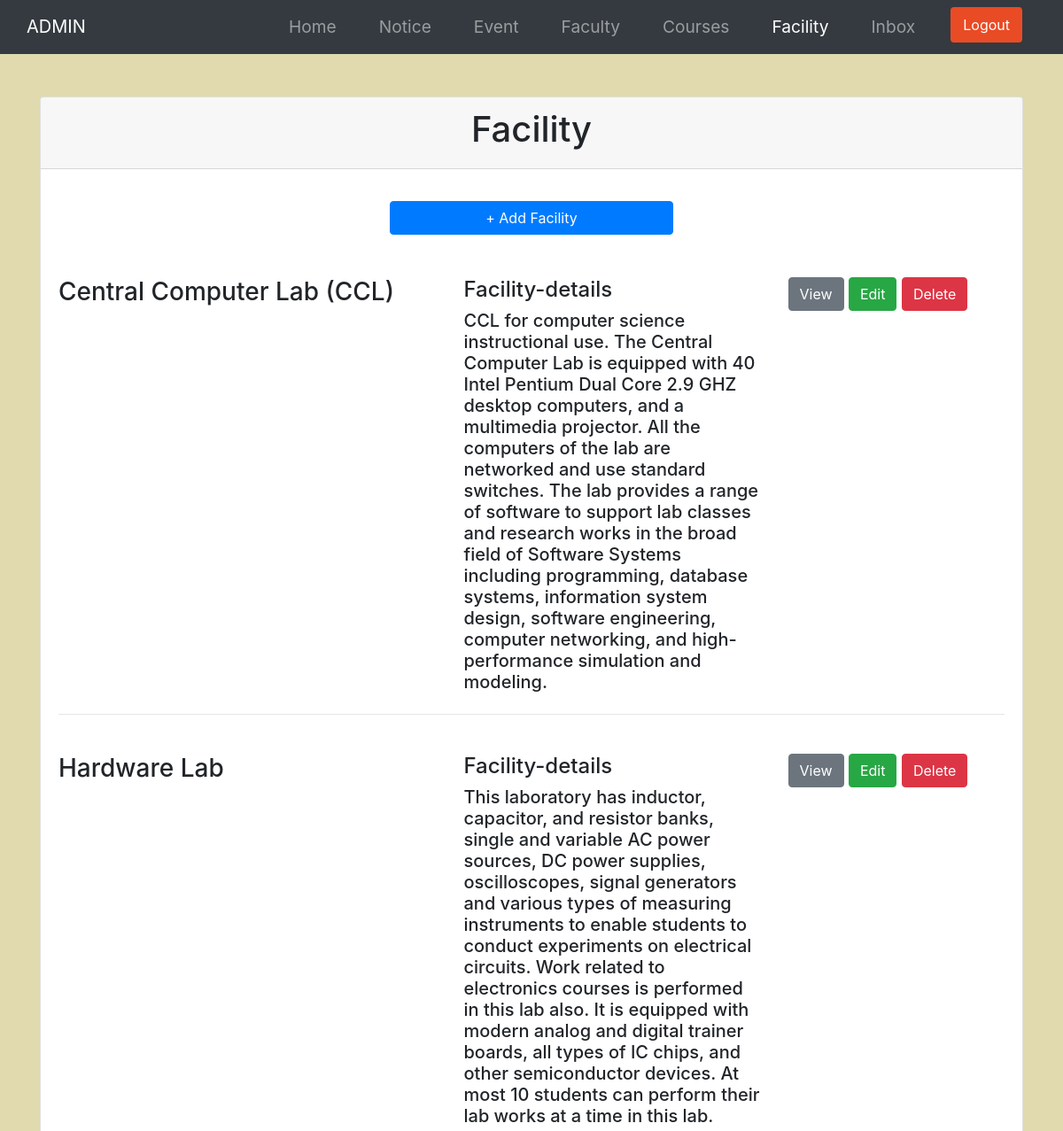
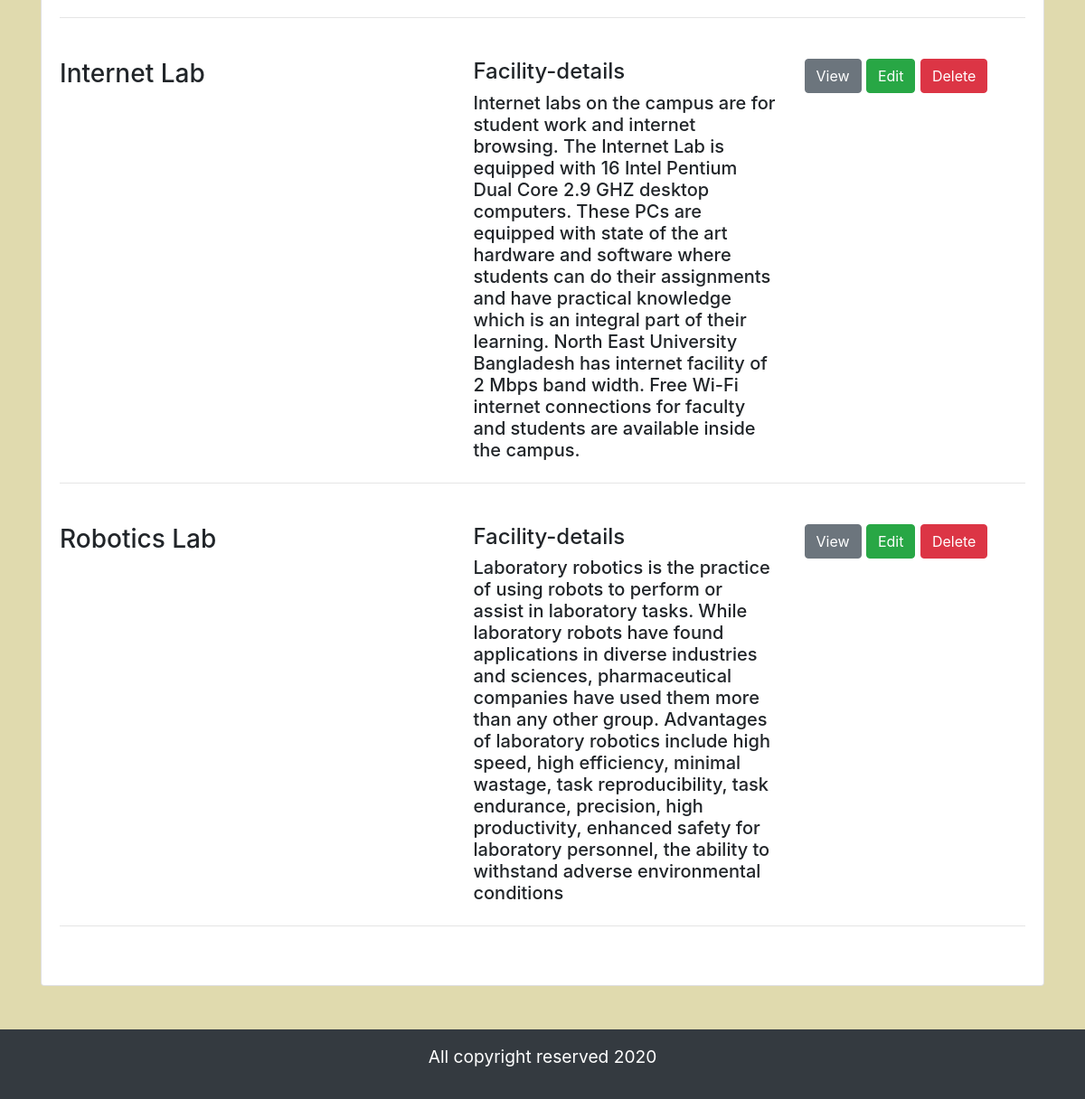
Screenshot of /admin/facility.php (signed in) with the database file from the repository (2 pictures, top to bottom).
### tables this page shows
CREATE TABLE `facility` (
  `id` int(11) NOT NULL,
  `title` varchar(255) NOT NULL,
  `img` varchar(255) NOT NULL,
  `facility_details` text NOT NULL
);

### admin/facility.php (the view, shortened to what this page needs)
<?php
    $conn = mysqli_connect('localhost', 'root', '', 'cse');
    $sql = "SELECT * from facility";
     $result = mysqli_query($conn, $sql);
?>
<!DOCTYPE html>
<html lang="en">
<head>
    <link rel="stylesheet" href="https://stackpath.bootstrapcdn.com/bootstrap/4.5.2/css/bootstrap.min.css"
>
        <link rel="stylesheet" href="style.css">
</head>
<body>
<nav class="navbar navbar-dark bg-dark navbar-expand">
    <div class="container">
      <a class="navbar-brand" href="#">ADMIN</a>
    <div>
    <ul class="navbar-nav mr-auto">
            <li class="nav-item px-3"><a href="index.php" class="nav-link">Home</a></li>
            <li class="nav-item px-3"><a href="notice.php" class="nav-link">Notice</a></li>
            <li class="nav-item px-3 "><a href="event.php" class="nav-link">Event</a></li>
            <li class="nav-item px-3"><a href="faculty.php" class="nav-link">Faculty</a></li>
            <li class="nav-item px-3"><a href="course.php" class="nav-link">Courses</a></li>
            <li class="nav-item px-3 active"><a href="facility.php" class="nav-link">Facility</a></li>
            <li class="nav-item px-3"><a href="contacts.php" class="nav-link">Inbox</a></li>
                <li class="nav-item px-3">
                <a href="logout.php" class="btn  text-white">Logout</a>
                </li>
       </ul>
    </div>
    </div>
  </nav>
  <section class="notice">
  <div class="container py-5 ">
        <div class="row">
            <div class="col-md-12">
                <div class="card">
                    <div class="card-header">
                       <h1 class="text-center">Facility</h1>
                    </div>
                    <div class="card-body">
                    <a href="facility-add.php" class="btn btn-primary add mb-5 mt-3">+ Add Facility</a>
                            <?php while($row = mysqli_fetch_assoc($result)) { ?>
                                     <div class="row">
                                         <div class="col-lg-5">
                                            <h3><?php echo $row['title']; ?> </h3>
                                         </div>
                                         <div class="col-lg-4">
                                             <h4>Facility-details</h4>
                                             <h5> <?php echo $row['facility_details']; ?> </h5>
                                         </div>
                                         <div class="col-lg-3">
                                         <a href="<?php echo $row['img']; ?>"  class="btn btn-secondary">View</a>
                                    <a href="facility-edit.php?id=<?php echo $row['id'] ?>" class="btn btn-success" > Edit  </a>
                                        <a href="facility-delete.php?id=<?php echo $row['id'] ?>" class="btn btn-danger" onclick="return confirm('Are you sure?')"> Delete </a>
                                         </div>
                                     </div>
                                     <hr>
                                         <br>
                            <?php } ?>
                    </div>
                </div>
            </div>
        </div>
    </div>
  </section>
  <footer class="text-center bg-dark py-3">
      <p class="text-white">All copyright reserved 2020</p>
  </footer>
</body>
</html>

### admin/style.css (style rules this page uses)
.navbar .btn { border: 2px solid #E94B25; background-color: #E94B25; }
.card-body .add { display: block; margin: 0 auto; width: 30%; height: auto; }
.notice, .edit { background-color: #E0DAAE; min-height: 100vh; }
body { font-size: 120%; background: #F8F8FF; }

### rows the page displays
facility: title "Central Computer Lab (CCL)", facility_details "CCL for computer science instructional use. The Central Computer Lab is equipped with 40 Intel Pentium Dual Core 2.9 GHZ desktop computers, and a multimedia projector. All the computers of the lab are networked and use standard switches. The lab provides a range of software to support lab classes and research works in the broad field of Software Systems including programming, database systems, information system design, software engineering, computer networking, and high-performance simulation and modeling."
facility: title "Hardware Lab", facility_details "This laboratory has inductor, capacitor, and resistor banks, single and variable AC power sources, DC power supplies, oscilloscopes, signal generators and various types of measuring instruments to enable students to conduct experiments on electrical circuits. Work related to electronics courses is performed in this lab also. It is equipped with modern analog and digital trainer boards, all types of IC chips, and other semiconductor devices. At most 10 students can perform their lab works at a time in this lab."
facility: title "Internet Lab", facility_details "Internet labs on the campus are for student work and internet browsing. The Internet Lab is equipped with 16 Intel Pentium Dual Core 2.9 GHZ desktop computers. These PCs are equipped with state of the art hardware and software where students can do their assignments and have practical knowledge which is an integral part of their learning. North East University Bangladesh has internet facility of 2 Mbps band width. Free Wi-Fi internet connections for faculty and students are available inside the campus."
facility: title "Robotics Lab", facility_details "Laboratory robotics is the practice of using robots to perform or assist in laboratory tasks. While laboratory robots have found applications in diverse industries and sciences, pharmaceutical companies have used them more than any other group. Advantages of laboratory robotics include high speed, high efficiency, minimal wastage, task reproducibility, task endurance, precision, high productivity, enhanced safety for laboratory personnel, the ability to withstand adverse environmental conditions"
